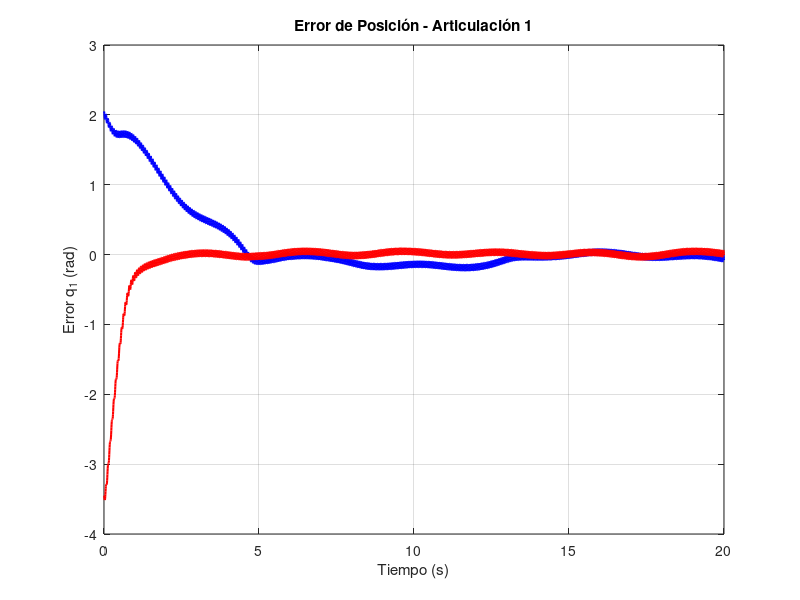

Write MATLAB code to recreate this figure.
clear; clc;

% Parámetros reales del robot
m1_real = 4;    % kg
m2_real = 2;    % kg
l1_real = 0.4;  % m
l2_real = 0.2;  % m
g = 9.81;       % m/s^2

% Parámetros nominales (para el controlador)
m1 = 4.2;
m2 = 2.1;
l1 = 0.42;
l2 = 0.21;

% Parámetros de simulación
Ts = 0.005;
Tf = 20;
t = 0:Ts:Tf;
N = length(t);

% Parámetros del controlador
% Para C1 (Finite-time control): pU = 1/3, pF = 1/2
pU = 1/3;
pF = 1/2;
P = diag([3, 3]);
D = diag([2, 2]);
PL = zeros(2,2);  % diag([0, 0])
DL = zeros(2,2);  % diag([0, 0])

% Trayectoria deseada
qd = zeros(2, N);
qd_dot = zeros(2, N);
qd_ddot = zeros(2, N);

for i = 1:N
    qd(:,i) = [-2 + 0.5*sin(0.5*t(i)); 3 + 0.5*cos(1.5*t(i))];
    qd_dot(:,i) = [0.25*cos(0.5*t(i)); -0.75*sin(1.5*t(i))];
    qd_ddot(:,i) = [-0.125*sin(0.5*t(i)); -1.125*cos(1.5*t(i))];
end

% Ruido aditivo en mediciones de posición y velocidad
n = [0.05*cos(100*t); 0.05*cos(100*t)];

% Perturbación externa
w = [0.5*cos(2*t); 0.5*cos(2*t)];

% Condiciones iniciales
q = [0; 0];
q_dot = [0; 0];

% Arrays para guardar datos
q_hist = zeros(2, N);
q_dot_hist = zeros(2, N);
q_tilde_hist = zeros(2, N);
q_tilde_dot_hist = zeros(2, N);
tau_hist = zeros(2, N);

% Función para calcular la matriz de inercia
function M = compute_M(q, m1, m2, l1, l2)
    delta1 = l2^2 * m2 + l1^2 * (m1 + m2);
    delta2 = l1 * l2 * m2;
    delta3 = l2^2 * m2;
    c2 = cos(q(2));
    
    M = [delta1 + 2*delta2*c2, delta3 + delta2*c2;
         delta3 + delta2*c2,   delta3];
end

% Función para calcular la matriz de Coriolis
function C = compute_C(q, q_dot, m1, m2, l1, l2)
    delta2 = l1 * l2 * m2;
    s2 = sin(q(2));
    
    C = [-delta2*s2*q_dot(2), -delta2*s2*(q_dot(1) + q_dot(2));
          delta2*s2*q_dot(1),  0];
end

% Función para calcular el vector de gravedad
function g_vec = compute_gravity(q, m1, m2, l1, l2, g)
    delta1 = l2^2 * m2 + l1^2 * (m1 + m2);
    delta3 = l2^2 * m2;
    c1 = cos(q(1));
    c12 = cos(q(1) + q(2));
    
    g_vec = [(1/l2)*g*delta3*c12 + (g/l1)*(delta1-delta3)*c1;
             (1/l2)*g*delta3*c12];
end

% Función para el término no lineal fraccionario
function result = csign(x, p)
    result = sign(x) .* (abs(x).^p);
end

% Loop principal de simulación
for i = 1:N
    % Guardar estado actual
    q_hist(:,i) = q;
    q_dot_hist(:,i) = q_dot;
    
    % Agregar ruido a las mediciones
    q_meas = q + n(:,i);
    q_dot_meas = q_dot + n(:,i);
    
    % Calcular errores
    q_tilde = q_meas - qd(:,i);
    q_tilde_dot = q_dot_meas - qd_dot(:,i);
    
    % Guardar errores
    q_tilde_hist(:,i) = q_tilde;
    q_tilde_dot_hist(:,i) = q_tilde_dot;
    
    % Matrices del modelo nominal (para el controlador)
    M_nom = compute_M(q_meas, m1, m2, l1, l2);
    C_nom = compute_C(q_meas, q_dot_meas, m1, m2, l1, l2);
    g_nom = compute_gravity(q_meas, m1, m2, l1, l2, g);
    
    % Implementación del controlador (Ecuación 19)
    % tau = -∇_{q_tilde}U_c(q_tilde, q_d) - ∇_{q_tilde_dot}F(q_tilde_dot) + M(q)q_ddot_d + C(q,q_dot)q_dot_d
    
    % Término de energía potencial del controlador: E_c(q_tilde) = (1/(pU+1)) * q_tilde^T * P * |q_tilde|^{pU}
    % ∇_{q_tilde}E_c = P * csign(q_tilde, pU)
    grad_Ec = P * csign(q_tilde, pU) + PL * q_tilde;
    
    % Término de disipación: F(q_tilde_dot) = (1/(pF+1)) * q_tilde_dot^T * D * |q_tilde_dot|^{pF} + (1/2) * q_tilde_dot^T * DL * q_tilde_dot
    % ∇_{q_tilde_dot}F = D * csign(q_tilde_dot, pF) + DL * q_tilde_dot
    grad_F = D * csign(q_tilde_dot, pF) + DL * q_tilde_dot;
    
    % Compensación de gravedad (usando el modelo nominal)
    gravity_comp = g_nom;
    
    % Término de compensación de la dinámica nominal
    feedforward = M_nom * qd_ddot(:,i) + C_nom * qd_dot(:,i);
    
    % Ley de control completa (Ecuación 19)
    tau = gravity_comp - grad_Ec - grad_F + feedforward;
    
    % Agregar perturbación externa
    tau = tau + w(:,i);
    
    % Guardar entrada de control
    tau_hist(:,i) = tau;
    
    % Dinámica real del robot (con parámetros reales)
    M_real = compute_M(q, m1_real, m2_real, l1_real, l2_real);
    C_real = compute_C(q, q_dot, m1_real, m2_real, l1_real, l2_real);
    g_real = compute_gravity(q, m1_real, m2_real, l1_real, l2_real, g);
    
    % Ecuación de movimiento: M(q)q_ddot + C(q,q_dot)q_dot + g(q) = tau
    q_ddot = M_real \ (tau - C_real * q_dot - g_real);
    
    % Integración (método de Euler)
    if i < N
        q = q + Ts * q_dot;
        q_dot = q_dot + Ts * q_ddot;
    end
end

% Gráficas de resultados
figure('Position', [100, 100, 1200, 800]);

% Error de posición q1
plot(t, q_tilde_hist(1,:), 'b-', 'LineWidth', 1.5);
hold on;
plot(t, q_tilde_hist(2,:), 'r-', 'LineWidth', 1.5);
grid on;
xlabel('Tiempo (s)');
ylabel('Error q_1 (rad)');
title('Error de Posición - Articulación 1');

% hold the program (octave)
input('Press enter to close');
